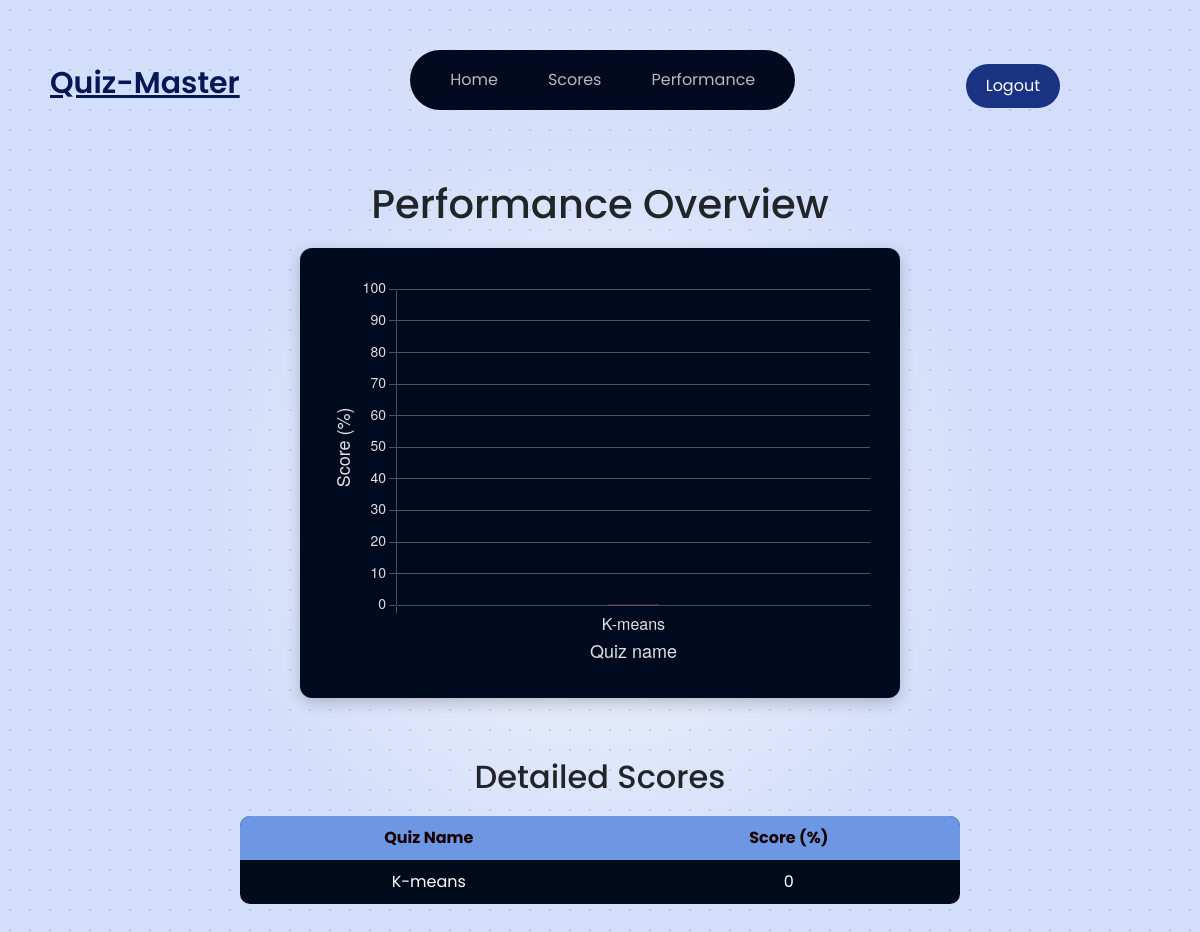
/student/scores (signed in), run on an earlier commit of the app's database.
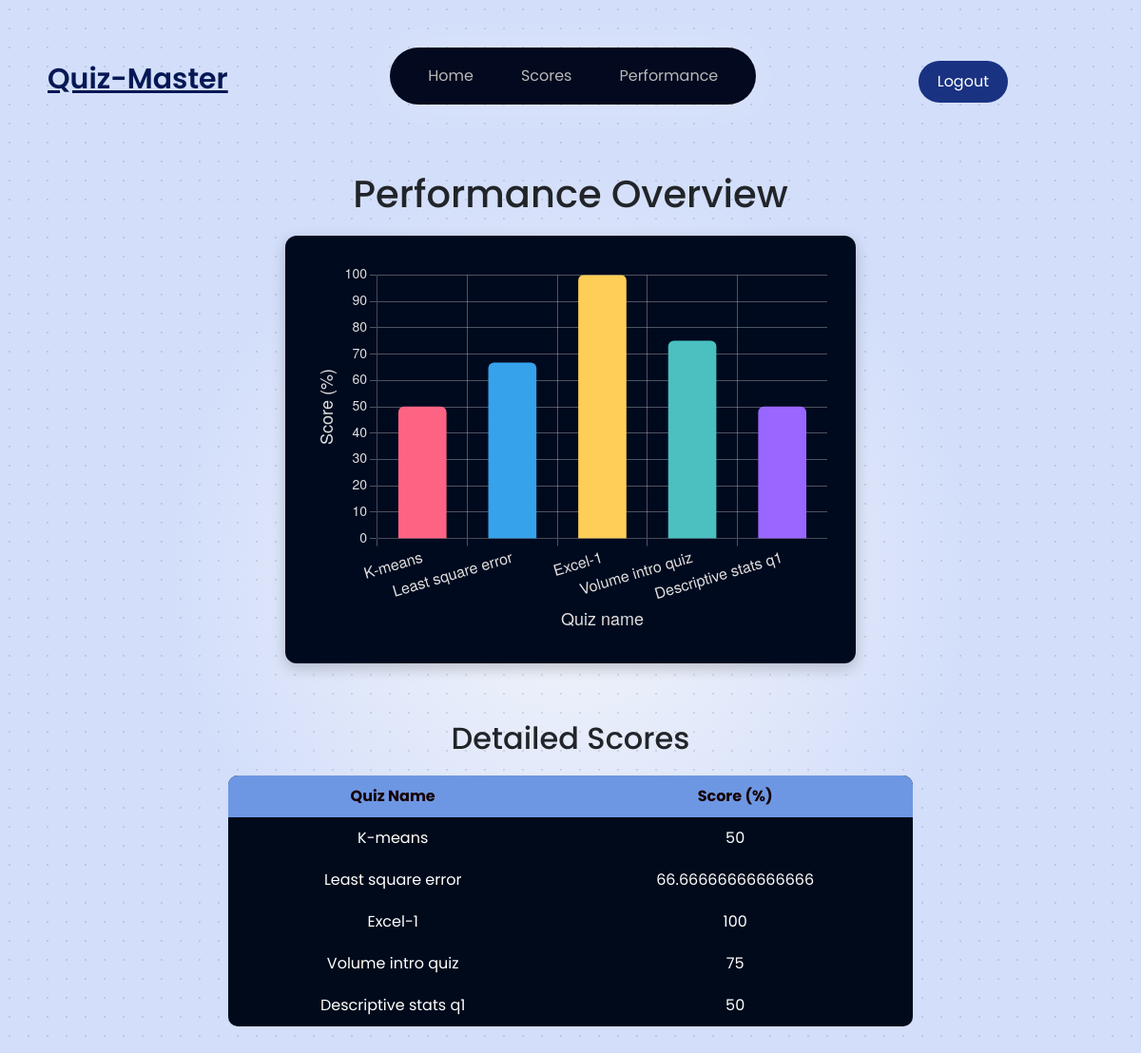
And on a later commit of the database.
### models/models.py (models this page shows)
class Quiz(db.Model):
    __tablename__ = 'quizzes'
    id = db.Column(db.Integer, primary_key=True)
    subject_id = db.Column(db.Integer, db.ForeignKey('subjects.id'), nullable=False)
    chapter_id = db.Column(db.Integer, db.ForeignKey('chapters.id'), nullable=False)
    date_of_quiz = db.Column(db.Date, nullable=False)
    time_duration = db.Column(db.Integer, nullable=False)
    remarks = db.Column(db.Text, nullable=True)

class Score(db.Model):
    __tablename__ = 'scores'
    sc_id = db.Column(db.Integer, primary_key=True)
    userId = db.Column(db.Integer, db.ForeignKey('users.userId'), nullable=False)
    qz_id = db.Column(db.Integer, db.ForeignKey('quizzes.id'), nullable=False)
    score = db.Column(db.Integer, nullable=False)
    attempted_at = db.Column(db.DateTime, default=datetime.utcnow)

### app.py (the view)
@app.route('/student/scores')
def student_scores():
    user_id = session.get('user_id')  # Get logged-in student's ID
    if not user_id:
        return redirect(url_for('login'))  # Redirect to login if user not found
    scores = Score.query.filter_by(userId=user_id).all()
    quiz_names = [Quiz.query.get(score.qz_id).remarks if Quiz.query.get(score.qz_id) else "Unknown Quiz" for score in scores]
    quiz_scores = [score.score for score in scores]  # Extract score percentages
    quiz_scores_data = list(zip(quiz_names, quiz_scores))
    return render_template('scores_sd.html', quiz_names=quiz_names, quiz_scores=quiz_scores, quiz_scores_data=quiz_scores_data)

### templates/scores_sd.html (shortened to what this page needs)
<!DOCTYPE html>
<html lang="en">
<head>
    <link rel="stylesheet" href="{{ url_for('static', filename='styles.css') }}">
</head>
<body class='page_look font_family_poppins'>
    {%include 'navbar_sd.html'%}
    <h1 style="margin: auto;justify-content: center;display: flex;margin-top: 5%; margin-bottom: 20px;">Performance
        Overview</h1>
    <div class="chart-container">
        <canvas id="performanceChart"></canvas>
    </div>
    <h2 style="display: flex;margin: auto;justify-content: center;margin-top: 60px;">Detailed Scores</h2>
    <div class="table-container">
        <table>
            <thead>
                <tr>
                    <th>Quiz Name</th>
                    <th>Score (%)</th>
                </tr>
            </thead>
            <tbody>
                {% for quiz, score in quiz_scores_data %}
                <tr>
                    <td>{{ quiz }}</td>
                    <td>{{ score }}</td>
                </tr>
                {% endfor %}
            </tbody>
        </table>
    </div>
</body>
</html>

What changed in the data, as far as the page shows it:
computed for Quiz "K-means": score "0" → "50"
added Quiz: quiz_scores_data "Least square error"
added Score: quiz_scores_data "66.66666666666666"
added Quiz: remarks "Excel-1", score "100"
added Quiz: remarks "Volume intro quiz", score "75"
added Quiz: remarks "Descriptive stats q1", score "50"
Also different on the page:
chart data {{ quiz_names | tojson | safe }}: ["K-means"] → ["K-means", "Least square error", "Excel-1", "Volume intro quiz", "Descriptive stats q1"]
chart data {{ quiz_scores | tojson | safe }}: [0] → [50, 66.66666666666666, 100, 75, 50]
